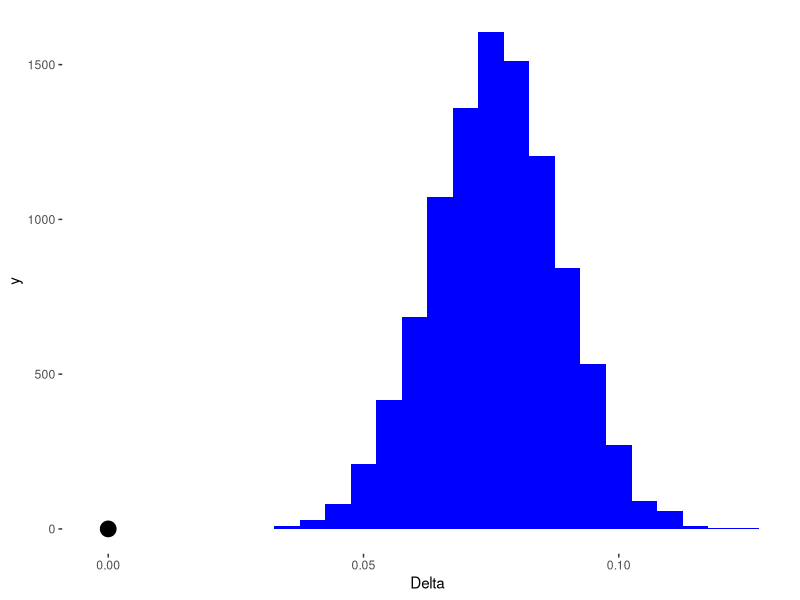
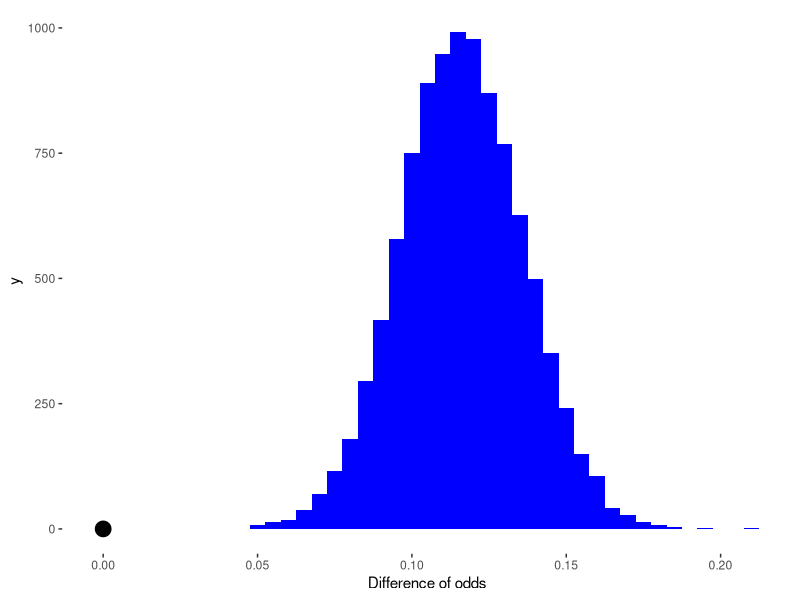
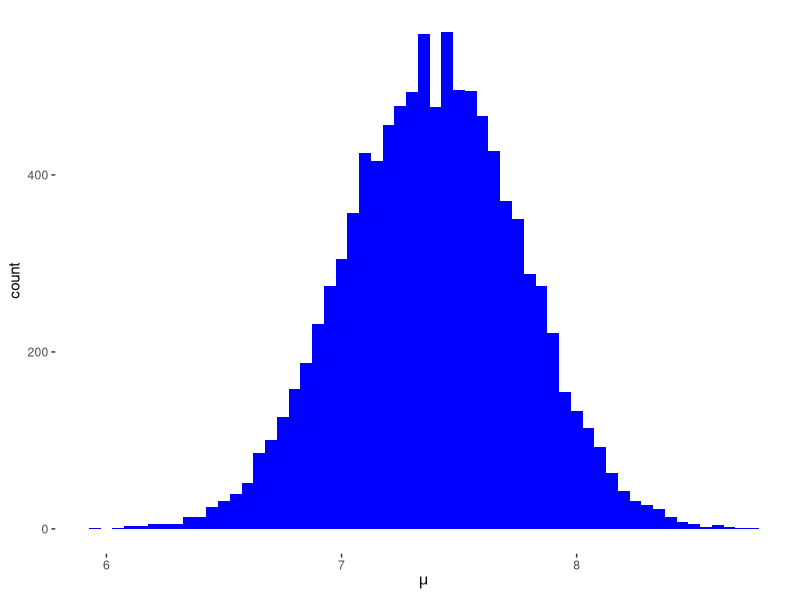
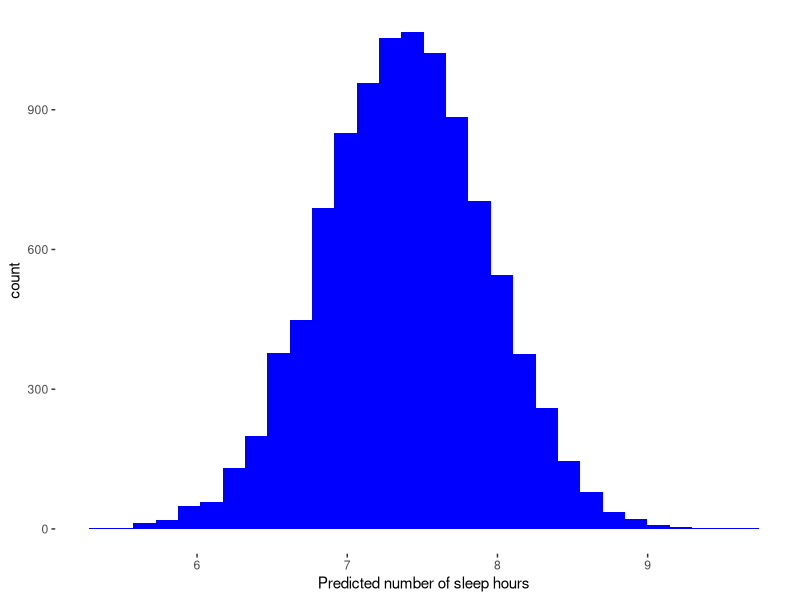
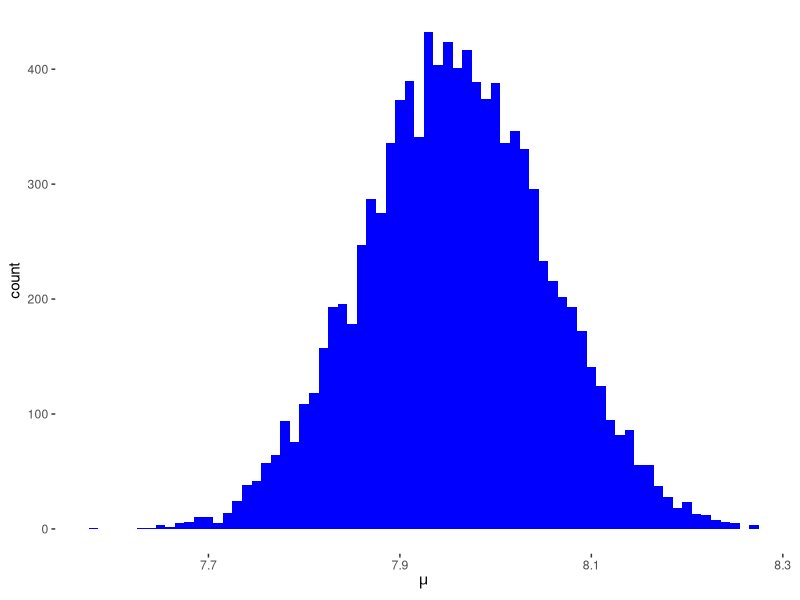

R code for these plots, in order:
## ---- chunk 1
knitr::opts_chunk$set(echo = TRUE)
require(ggplot2)
require(dplyr)
require(tidyr)
## ---- chunk 2
264 + 1496 
437 + 1495
## ---- chunk 3
S <- 10000
delta <- -(rbeta(S, 265,1497) - rbeta(S,438,1496))
ggplot(as.data.frame(delta), aes(x=delta))+
  geom_histogram(fill="blue", binwidth = 0.005) + 
  theme(panel.grid.major = element_blank(), panel.grid.minor = element_blank(),
panel.background = element_blank())+
  annotate("point", x=0, y=0, color="black", size=5)+
  xlab("Delta")

## ---- chunk 4
mean(delta <= 0)
## ---- chunk 5
p_2015 <- rbeta(S,438,1496)
p_2005 <- rbeta(S, 265,1497)
o_2015 <- p_2015/(1 - p_2015)
o_2005 <- p_2005/(1 - p_2005)
delta_o <- o_2015 - o_2005
ggplot(as.data.frame(delta_o), aes(x=delta_o))+
  geom_histogram(fill="blue", binwidth = 0.005) + 
  theme(panel.grid.major = element_blank(), panel.grid.minor = element_blank(),
panel.background = element_blank())+
  annotate("point", x=0, y=0, color="black", size=5)+
  xlab("Difference of odds")

## ---- chunk 6
mean(delta_o >= 0)
## ---- chunk 7
Y <- c(9.0,7.5,7.0,8.0,5.0,6.5,8.5,7.0,9.0,7.0,5.5,6.0,8.5,7.5)
ybar <- mean(Y)
ybar
## ---- chunk 8
S <- 10000
mu_0 <- 8 
phi_0 <- 1
phi <- (1/1.5)^2
n <- 14
mu_posterior <- rnorm(S, mean = (phi_0*mu_0 + n*phi*ybar)/(phi_0 + n*phi), 
                      sd = sqrt(1/(phi_0 + n*phi)))
ggplot(as.data.frame(mu_posterior), aes(x=mu_posterior))+
  geom_histogram(fill="blue", binwidth = 0.05) + 
  theme(panel.grid.major = element_blank(), panel.grid.minor = element_blank(),
panel.background = element_blank())+
  xlab(expression(mu))
## ---- chunk 9
quantile(mu_posterior, c(0.05, 0.95))
## ---- chunk 10
samples <- numeric(length = S)
for(i in 1:S){
  mu <- rnorm(1, mean = (phi_0*mu_0 + n*phi*ybar)/(phi_0 + n*phi), 
              sd = sqrt(1/(phi_0 + n*phi)))
  samples[i] <- mean(rnorm(n,mean=mu, sd=1.5))
}

ggplot(as.data.frame(samples), aes(x=samples))+
  geom_histogram(fill="blue") + 
  theme(panel.grid.major = element_blank(), panel.grid.minor = element_blank(),
panel.background = element_blank())+
  xlab("Predicted number of sleep hours")
## ---- chunk 11
quantile(samples, c(0.05,0.95))
## ---- chunk 12
phi_0 <- 100
mu_posterior <- rnorm(S, mean = (phi_0*mu_0 + n*phi*ybar)/(phi_0 + n*phi), 
                      sd = sqrt(1/(phi_0 + n*phi)))
ggplot(as.data.frame(mu_posterior), aes(x=mu_posterior))+
  geom_histogram(fill="blue", binwidth = 0.01) + 
  theme(panel.grid.major = element_blank(), panel.grid.minor = element_blank(),
panel.background = element_blank())+
  xlab(expression(mu))
## ---- chunk 13
quantile(mu_posterior, c(0.05,0.95))
## ---- chunk 14
means <- numeric(length=2)
sds <- numeric(length=2)
phi_0 <- 1
means[1] <- (phi_0*mu_0 + n*phi*ybar)/(phi_0 + n*phi)
sds[1] <- sqrt(1/(phi_0 + n*phi))
phi_0 <- 100
means[2] <- (phi_0*mu_0 + n*phi*ybar)/(phi_0 + n*phi)
sds[2] <- sqrt(1/(phi_0 + n*phi))
comps <- matrix(data = c(means, sds), nrow = 2, ncol=2, byrow = TRUE, dimnames=list(c("Mean", "Standard deviation"), c("John", "Mary")))
comps
